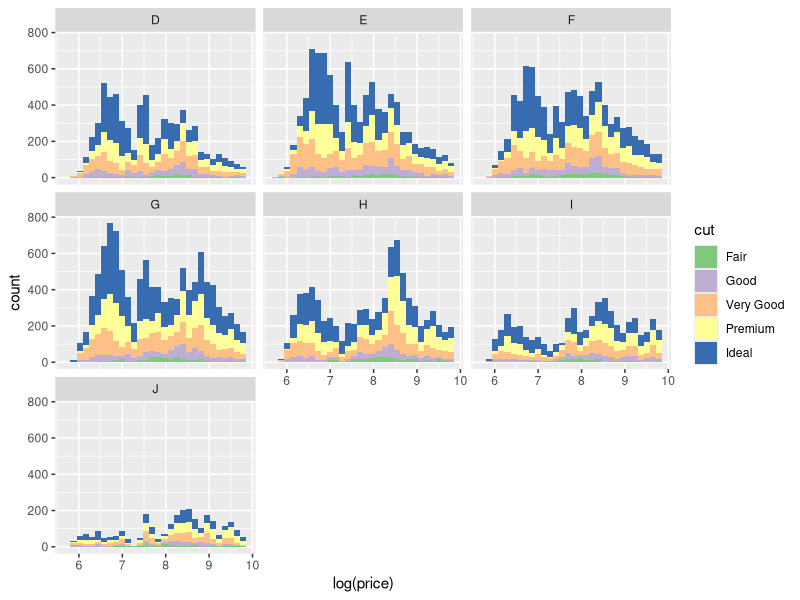

Source code (R):
## ---- chunk 1
library(ggplot2)
library(gridExtra)
## ---- chunk 2
# Create a histogram of diamond prices.
# Facet the histogram by diamond color
# and use cut to color the histogram bars.

# The plot should look something like this.
# http://i.imgur.com/b5xyrOu.jpg

# Note: In the link, a color palette of type
# 'qual' was used to color the histogram using
# scale_fill_brewer(type = 'qual')

# This assignment is not graded and
# will be marked as correct when you submit.

# ENTER YOUR CODE BELOW THIS LINE
# ===========================================
ggplot(data = diamonds, aes(x = log(price), fill = cut)) +
  geom_histogram(position = position_stack(reverse = TRUE)) +
  scale_fill_brewer(type = 'qual') +
  facet_wrap( ~ color)
